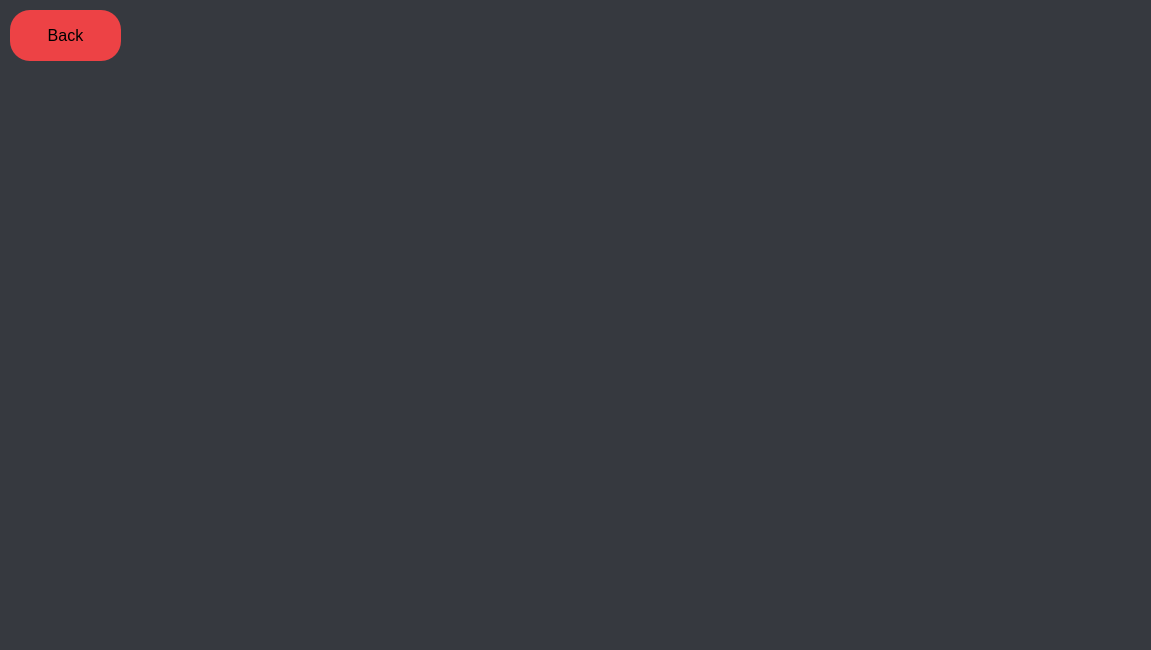
<?xml version="1.0" encoding="UTF-8"?>
<ui version="4.0">
 <class>Dialog</class>
 <widget class="QDialog" name="Dialog">
  <property name="geometry">
   <rect>
    <x>0</x>
    <y>0</y>
    <width>1151</width>
    <height>650</height>
   </rect>
  </property>
  <property name="windowTitle">
   <string>{solar} - About</string>
  </property>
  <widget class="QWidget" name="background" native="true">
   <property name="geometry">
    <rect>
     <x>0</x>
     <y>0</y>
     <width>1151</width>
     <height>651</height>
    </rect>
   </property>
   <property name="styleSheet">
    <string notr="true">QWidget#background{background-color: rgb(54, 57, 63);}</string>
   </property>
   <widget class="QLabel" name="aboutLabel">
    <property name="geometry">
     <rect>
      <x>-10</x>
      <y>-110</y>
      <width>1151</width>
      <height>111</height>
     </rect>
    </property>
    <property name="font">
     <font>
      <family>Segoe UI Light</family>
      <pointsize>40</pointsize>
      <weight>50</weight>
      <bold>false</bold>
      <kerning>true</kerning>
     </font>
    </property>
    <property name="text">
     <string>About          </string>
    </property>
    <property name="alignment">
     <set>Qt::AlignCenter</set>
    </property>
   </widget>
   <widget class="QLabel" name="solarLabel">
    <property name="geometry">
     <rect>
      <x>20</x>
      <y>-110</y>
      <width>1151</width>
      <height>111</height>
     </rect>
    </property>
    <property name="font">
     <font>
      <family>Segoe UI Historic</family>
      <pointsize>40</pointsize>
      <weight>50</weight>
      <bold>false</bold>
      <kerning>true</kerning>
     </font>
    </property>
    <property name="styleSheet">
     <string notr="true"/>
    </property>
    <property name="text">
     <string>      {solar}</string>
    </property>
    <property name="alignment">
     <set>Qt::AlignCenter</set>
    </property>
   </widget>
   <widget class="QPushButton" name="abtBack">
    <property name="geometry">
     <rect>
      <x>10</x>
      <y>10</y>
      <width>111</width>
      <height>51</height>
     </rect>
    </property>
    <property name="font">
     <font>
      <family>Segoe UI</family>
      <pointsize>12</pointsize>
     </font>
    </property>
    <property name="styleSheet">
     <string notr="true">border-radius:20px;
background-color: rgb(237, 66, 69);</string>
    </property>
    <property name="text">
     <string>Back</string>
    </property>
   </widget>
   <widget class="QLabel" name="about">
    <property name="geometry">
     <rect>
      <x>200</x>
      <y>650</y>
      <width>761</width>
      <height>441</height>
     </rect>
    </property>
    <property name="font">
     <font>
      <family>Segoe UI</family>
      <pointsize>12</pointsize>
     </font>
    </property>
    <property name="text">
     <string>Solar spammer is a free, open source, and fairly simple gui-based spammer developed mainly by Pixeloid, with the help of SbCoiner. It is an application that spams, and pretty well at that. Due to it's keyboard automation nature, this program will work on nearly any chatting appliction! We use the keyboard module to control the inputs, and PyQt5 to handle this awesome UI by Pixeloid! Please contact Pixeloid#0001 or Pillow#7711 on discord if you have any questions!</string>
    </property>
    <property name="alignment">
     <set>Qt::AlignHCenter|Qt::AlignTop</set>
    </property>
    <property name="wordWrap">
     <bool>true</bool>
    </property>
   </widget>
  </widget>
 </widget>
 <resources/>
 <connections/>
</ui>
